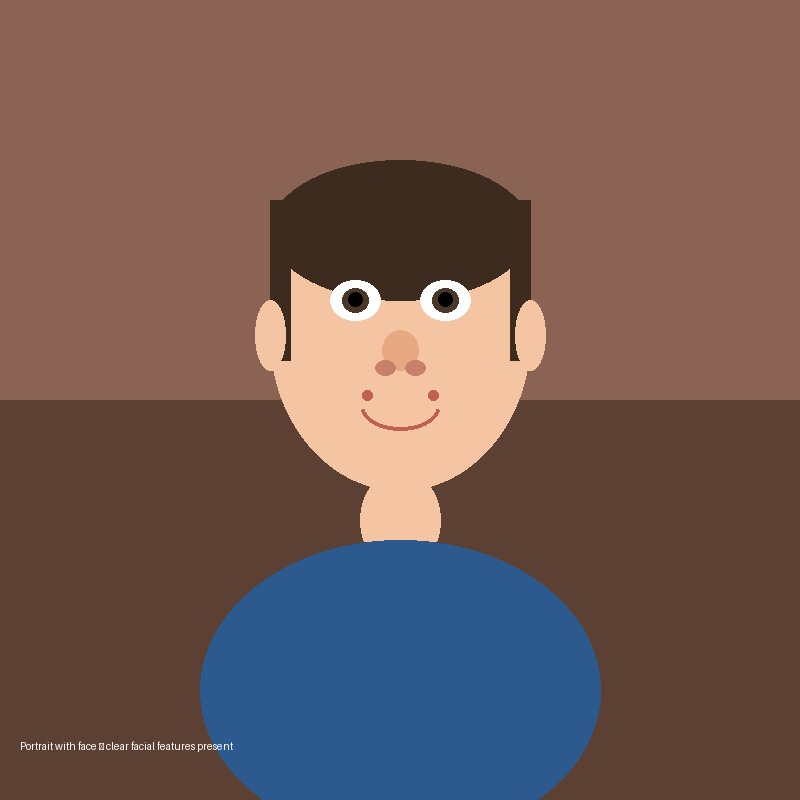
#> input picture images/face.jpg, 800 x 800 px; its folder holds only this picture in this run
$ python -i inference.py   (imports and definitions only)
#> lines starting #> are read from the running program, lines starting #| are printed output that depends on the picture
#> further down, picture is the input picture: PIL image 800x800 RGB; mean R, G, B 114.1, 90.7, 84.8
"""
Image → TRIBE v2 prediction pipeline.
Converts a PIL image to a short MP4 via cv2, runs TRIBE v2, returns activations.
Using cv2 because moviepy has version conflicts with tribev2.
"""

import os
import tempfile
import numpy as np
from PIL import Image


def image_to_video(img: Image.Image, output_path: str) -> None:
    """Convert a PIL image to a short MP4 via cv2."""
#> called with output_path = 'out.png'
    import cv2

    # Resize to max 512px on longest side — TRIBE v2 doesn't need full-res
    img = img.convert("RGB")
    w, h = img.size
#> w = 800; h = 800
    if max(w, h) > 512:
        scale = 512 / max(w, h)
#> scale = 0.64
        img = img.resize((int(w * scale), int(h * scale)), Image.LANCZOS)

    # cv2 expects BGR
    frame = cv2.cvtColor(np.array(img), cv2.COLOR_RGB2BGR)
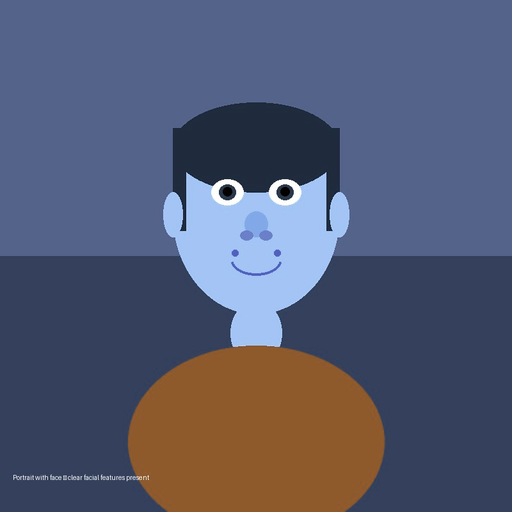
#> frame: shape (512, 512, 3); mean R, G, B 84.8, 90.7, 114.1

    fourcc = cv2.VideoWriter_fourcc(*"mp4v")
    out = cv2.VideoWriter(output_path, fourcc, 3, (frame.shape[1], frame.shape[0]))

    # Write 3 identical frames (1 second at 3fps — matches observed output shape)
    for _ in range(3):
        out.write(frame)
    out.release()


def predict(img: Image.Image, model) -> np.ndarray:
    """
    Run TRIBE v2 on an image. Returns activation array of shape (20484,).
    """
    with tempfile.NamedTemporaryFile(suffix=".mp4", delete=False) as tmp:
        tmp_path = tmp.name

    try:
        image_to_video(img, tmp_path)
        # Two-step API: get events dataframe, then predict
        df = model.get_events_dataframe(video_path=tmp_path)
        preds, _ = model.predict(events=df)
        # preds shape: (n_timesteps, 20484) — take first frame
        return preds[0]
    finally:
        os.unlink(tmp_path)


def normalize_joint(act_a: np.ndarray, act_b: np.ndarray) -> tuple[np.ndarray, np.ndarray]:
    """
    Joint min-max normalization across both images.
    Ensures heatmap colors are directly comparable.
    """
    global_min = min(act_a.min(), act_b.min())
    global_max = max(act_a.max(), act_b.max())

    if global_max - global_min < 1e-8:
        # Avoid division by zero (identical activations)
        return np.zeros_like(act_a), np.zeros_like(act_b)

    norm_a = (act_a - global_min) / (global_max - global_min)
    norm_b = (act_b - global_min) / (global_max - global_min)
    return norm_a, norm_b

>>> from PIL import Image
>>> picture = Image.open('../images/face.jpg')
>>> result = image_to_video(picture, 'out.png')

$ run again, on images/landscape.jpg
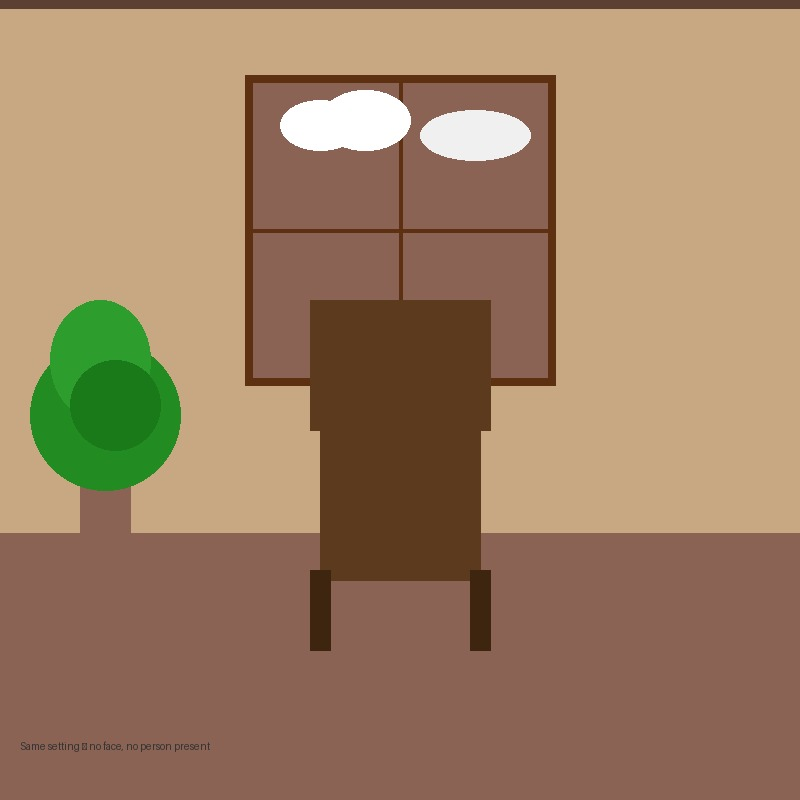
#> input picture images/landscape.jpg, 800 x 800 px
#> picture is the input picture: PIL image 800x800 RGB; mean R, G, B 157.9, 127.8, 99
#> in image_to_video, `frame = cv2.cvtColor(np.array(img), cv2.COLOR_RGB2BGR)`:
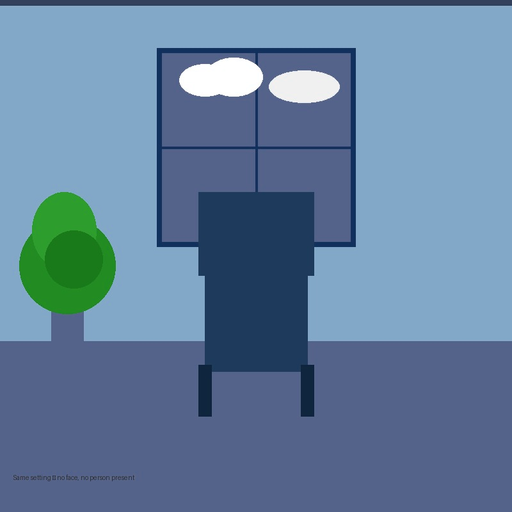
#> frame: shape (512, 512, 3); mean R, G, B 99, 127.8, 157.9
